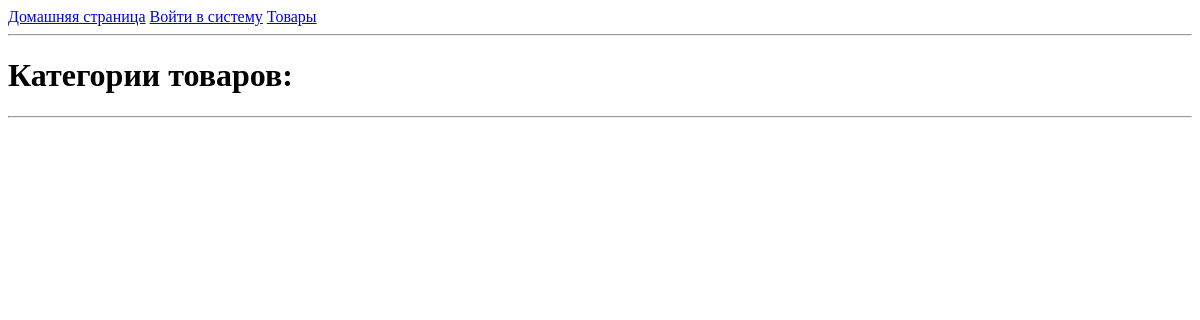
Before: /category with the older database file.
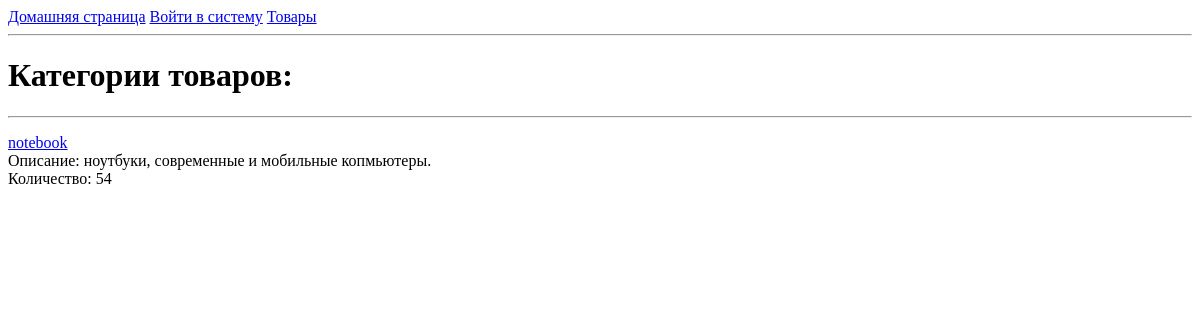
After: the same page with the newer database file.
### app/models.py (models this page shows, shortened)
class Category(db.Model):
    id = db.Column(db.Integer, primary_key=True)
    name = db.Column(db.String(30), nullable=False, unique=True)
    description = db.Column(db.String(500), nullable=True)
    items = db.relationship('Item', backref='cat', lazy='dynamic')
    def get_count_item(self):
        return db.session.query(db.func.sum(Item.quantities)).filter_by(category=self.name).scalar()

### app/routes.py (the view)
@app.route('/category')
def category():
    cats = Category.query.all()
    return render_template('category.html', cats=cats)

### app/templates/category.html (shortened to what this page needs)
{% extends "base.html" %}
{% block content %}
    <h1>Категории товаров:</h1>
    <hr>
    <p>
    {% for category in cats %}
    <a href="/category/{{category.name}}"> {{category.name}} </a><br>
    Описание: {{ category.description[:99] }}
    <br>
    Количество: {{ category.get_count_item()}}<br>
    </p>
    {% endfor %}
{% endblock %}

Changed rows visible on the page:
added Category: name "notebook", description "ноутбуки, современные и мобильные копмьютеры.", get_count_item "54"
